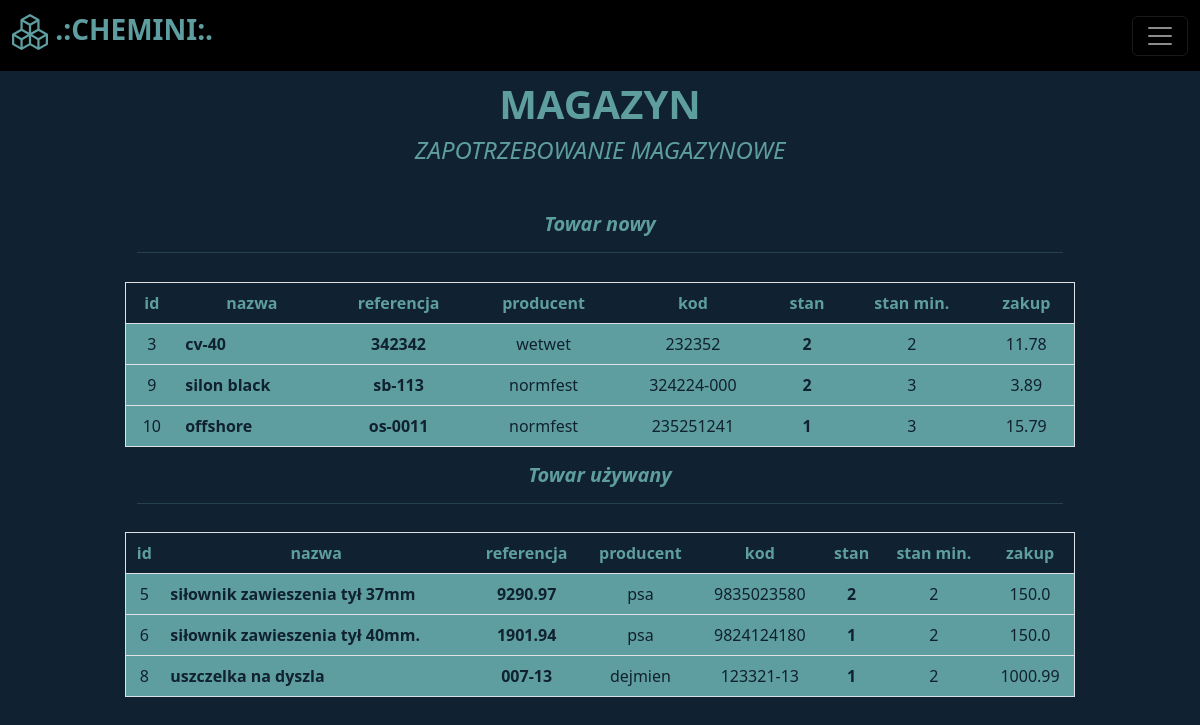
Page /demand (signed in) on the earlier database version.
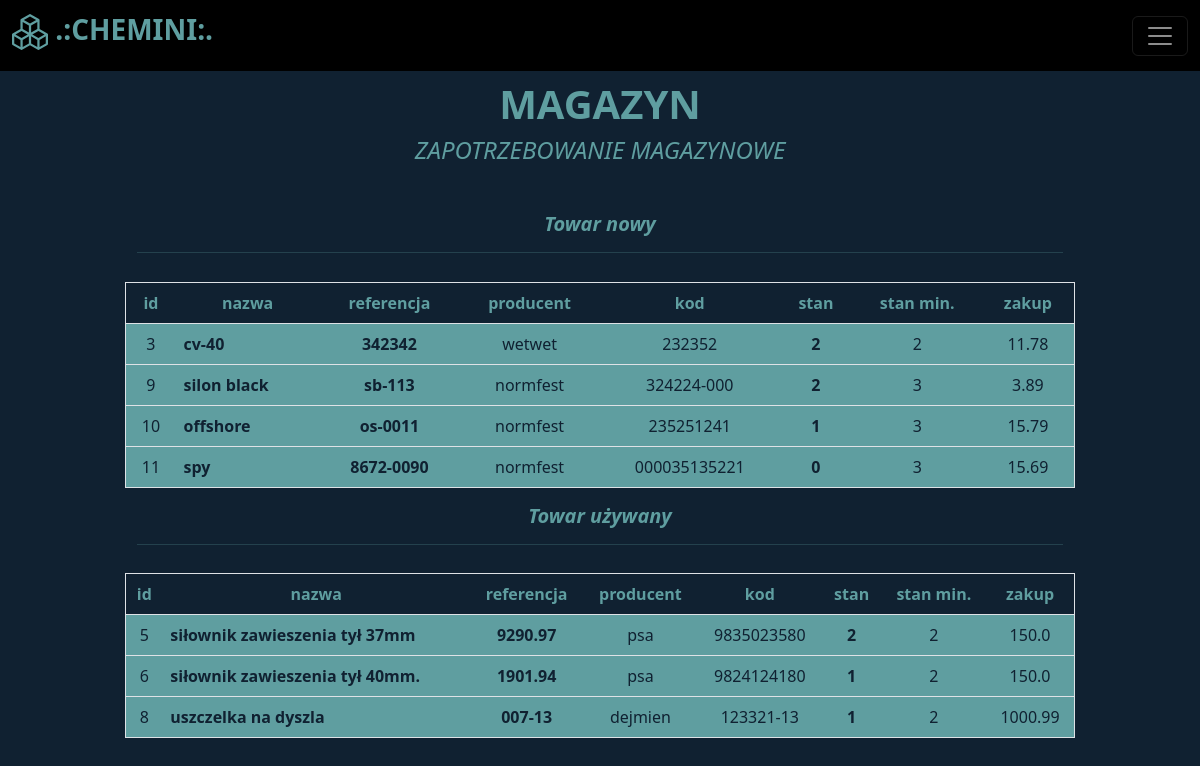
Same page on the later database version.
### libs/models.py (models this page shows)
class Item(Base):
    __tablename__ = "items"
    id = Column(Integer, primary_key=True, autoincrement=True, index=True)
    name = Column(String, unique=True, nullable=False)
    manufacturer = Column(String, nullable=False)
    reference = Column(String, unique=True, index=True, nullable=False)
    code = Column(String, unique=True, index=True)
    description = Column(String)
    stack = Column(Integer, nullable=False, default=0)
    stack_min = Column(Integer, nullable=False, default=0)
    buy = Column(Float)
    sell = Column(Float)
    used = Column(Boolean, default=False)

### routers/warehouse.py (the view)
@router.get('/demand', tags=['warehouse'])
def get_page_with_demand(request: Request, db:Session=Depends(get_db)):
    errors = []
    try:
        token = request.cookies.get("access_token")     # very important line if you want to authenticate user on page
        if not token:
            errors.append("You have to login first.")
            return templates.TemplateResponse("home.html", {"request": request, "errors": errors})
        scheme,_,param = token.partition(" ")
        payload = jwt.decode(param, config.get("security", "jwt_secret_key"), config.get("security", "algorithm"))
        user = db.query(User).filter(User.name==payload['sub']).first()
        if not user:
            errors.append("User not found.")
            return templates.TemplateResponse("home.html", {"request": request, "errors": errors})
        items_new = db.query(Item).where((Item.used==False) & (Item.stack<=Item.stack_min))
        items_used = db.query(Item).where((Item.used==True) & (Item.stack<=Item.stack_min))
        try:
            column_names = ["id", "nazwa", "referencja", "producent", "kod", "stan", "stan min.", "zakup"]
            df = []
            for item in items_new:
                line = [item.id, item.name, item.reference, item.manufacturer, item.code, item.stack, item.stack_min, item.buy]
                df.append(line)
            demands_new_list = tabulate(df, headers=column_names, tablefmt="fancy_grid")
            df = []
            for item in items_used:
                line = [item.id, item.name, item.reference, item.manufacturer, item.code, item.stack, item.stack_min, item.buy]
                df.append(line)
            demands_used_list = tabulate(df, headers=column_names, tablefmt="fancy_grid")
            with open(f"{config.get('files', 'demands')}/zapotrzebowanie.txt", "w", encoding="utf-8") as demands:
                demands = open(f"{config.get('files', 'demands')}/zapotrzebowanie.txt", "w", encoding="utf-8")
                demands.write(time.strftime("ZAPOTRZEBOWANIE MAGAZYNOWE NA DZIEŃ:   %Y/%M/%d %H:%M:%S\n\n"))
                demands.write("CZĘŚCI NOWE\n")
                demands.write(demands_new_list)
                demands.write("\n\nCZĘŚCI UŻYWANE\n")
                demands.write(demands_used_list)
                demands.write("\n\n")
        except Exception as e:
            print(e)
        return templates.TemplateResponse(
            "demand.html",{"request":request, "used_items": items_used, "new_items": items_new, "user": user.name, "active_status": user.is_active, "is_admin": user.is_admin})
    except Exception:
        errors.append("You have to login first.")
        return templates.TemplateResponse("home.html", {"request": request, "errors": errors})

### templates/demand.html (shortened to what this page needs)
{% extends "baseauth.html" %}
{% block col2 %}
<div style="text-align:center">
  <h1><b>MAGAZYN</b></h1>
  <h4><i>ZAPOTRZEBOWANIE MAGAZYNOWE</i></h4>
</div>
<div class="row" style="margin-top:5%">
    <div class="col">
        <div class="container" style="text-align:center">
            <h5><i><b>Towar nowy<hr></b></i></h5>
        </div>
        <table class="table table-hover border" style="color:cadetblue; background:#102131; text-align:center; margin-top:3%">
            <thead>
              <tr>
                <th scope="col">id</th>
                <th scope="col">nazwa</th>
                <th scope="col">referencja</th>
                <th scope="col">producent</th>
                <th scope="col">kod</th>
                <th scope="col">stan</th>
                <th scope="col">stan min.</th>
                <th scope="col">zakup</th>
              </tr>
            </thead>
            <tbody>
              {% for item in new_items %}
                    <tr style="color:#102131; background:cadetblue">
                        <td>{{ item.id }}</td>
                        <td style="text-align:left"><b>{{ item.name }}</b></td>
                        <td style="text-align:center"><b>{{ item.reference }}</b></td>
                        <td style="text-align:center">{{ item.manufacturer }}</td>
                        <td style="text-align:center">{{ item.code }}</td>
                        <td><b>{{ item.stack }}</b></td>
                        <td>{{ item.stack_min }}</td>
                        <td>{{ item.buy }}</td>
                    </tr>
              {% endfor %}
            </tbody>
          </table>
    </div>
    <div class="col">
        <div class="container" style="text-align:center">
            <h5><i><b>Towar używany<hr></b></i></h5>
        </div>
        <table class="table table-hover border" style="color:cadetblue; background:#102131; text-align:center; margin-top:3%">
            <thead>
              <tr>
                <th scope="col">id</th>
                <th scope="col">nazwa</th>
                <th scope="col">referencja</th>
                <th scope="col">producent</th>
                <th scope="col">kod</th>
                <th scope="col">stan</th>
                <th scope="col">stan min.</th>
                <th scope="col">zakup</th>
              </tr>
            </thead>
            <tbody>
              {% for item in used_items %}
                    <tr style="color:#102131; background:cadetblue">
                        <td>{{ item.id }}</td>
                        <td style="text-align:left"><b>{{ item.name }}</b></td>
                        <td style="text-align:center"><b>{{ item.reference }}</b></td>
                        <td style="text-align:center">{{ item.manufacturer }}</td>
                        <td style="text-align:center">{{ item.code }}</td>
                        <td><b>{{ item.stack }}</b></td>
                        <td>{{ item.stack_min }}</td>
                        <td>{{ item.buy }}</td>
                    </tr>
              {% endfor %}
            </tbody>
          </table>
    </div>
</div>
{% endblock %}

### templates/baseauth.html (shortened to what this page needs)
<!doctype html>
<html lang="en">
<head>
  <link href="https://cdn.jsdelivr.net/npm/bootstrap@5.2.1/dist/css/bootstrap.min.css" rel="stylesheet"
>
</head>
<body>
  <header style="margin-bottom:5rem;">
    <nav class="navbar navbar-dark fixed-top" style="background:black">
      <div class="container-fluid">
        <a class="navbar-brand" style="color:cadetblue" href="/warehouse"><h3>
          <b>
             .:CHEMINI:.
          </b></h3></a>
        <button class="navbar-toggler" type="button" data-bs-toggle="offcanvas" data-bs-target="#offcanvasDarkNavbar" aria-controls="offcanvasDarkNavbar">
          <span class="navbar-toggler-icon"></span>
        </button>
      </div>
    </nav>
  </header>
  <main>
    <div class="row" style="margin:1rem">
      <div class="col">
      </div>
      <div class="col-10">
        {% block col2 %}
        {% endblock %}
      </div>
      <div class="col">
      </div>
    </div>
  </main>
</body>
</html>

### templates/baseauth.html (style rules this page uses)
body { background: #102131; color: cadetblue }

Differences in the rows shown:
added Item: id "11", name "spy", reference "8672-0090", manufacturer "normfest", code "000035135221", stack "0", stack_min "3", buy "15.69", shown under "ZAPOTRZEBOWANIE MAGAZYNOWE"
